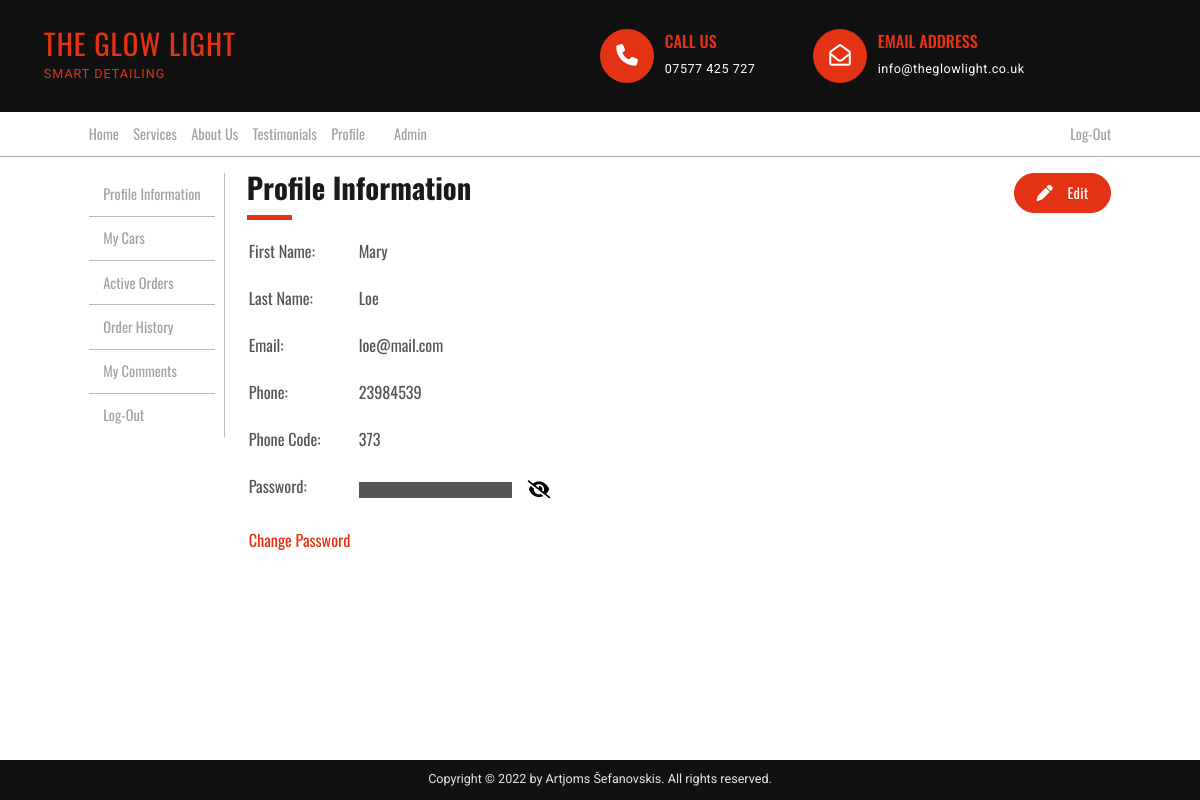
Screenshot of /profile.php (signed in) with the database file from the repository.
### tables this page shows
CREATE TABLE `users` (
  `user_id` int(11) NOT NULL,
  `user_first` varchar(255) NOT NULL,
  `user_last` varchar(255) NOT NULL,
  `user_email` varchar(255) NOT NULL,
  `user_phone` int(9) NOT NULL,
  `user_phone_code` int(5) NOT NULL,
  `user_role` varchar(255) NOT NULL DEFAULT 'user',
  `user_password` varchar(255) NOT NULL
);

### inc/view_user_data.php (the view, shortened to what this page needs)
<?php
  if(isset($_SESSION['user_id'])){
    $user_id = $_SESSION['user_id'];
    $query = "select*from users where user_id = $user_id";
    $select_user = mysqli_query($conn,$query);
    while($row = mysqli_fetch_assoc($select_user)){
      $first_name = $row['user_first'];
      $last_name = $row['user_last'];
      $email = $row['user_email'];
      $phone = $row['user_phone'];
      $phone_code = $row['user_phone_code'];
      $password = $row['user_password'];
    }
  ?>
  <div class="second-header-box">
    <div>
      <h2 class="second-heading">Profile Information</h2>
      <span class="second-header-line"></span>
    </div>
    <a href="profile.php?source=edit_user" class="btn--cta user-edit-btn" >
      <i class="fas fa-pen"></i>
      <span>Edit</span>
    </a>
  </div>
  <table class="user-data-box">
    <tr>
      <td class="user-data-label">First Name: </td>
      <td><?php echo $first_name; ?></td>
    </tr>
    <tr>
      <td class="user-data-label">Last Name: </td>
      <td><?php echo $last_name; ?></td>
    </tr>
    <tr>
      <td class="user-data-label">Email: </td>
      <td><?php echo $email; ?></td>
    </tr>
    <tr>
      <td class="user-data-label">Phone: </td>
      <td><?php echo $phone; ?></td>
    </tr>
    <tr>
      <td class="user-data-label">Phone Code: </td>
      <td><?php echo $phone_code; ?></td>
    </tr>
    <tr>
      <td class="user-data-label">Password: </td>
      <td class="password-row">
        <span class="covered-password-box"><span class="password-output hidden"><?php echo $password; ?></span></span>
        <button class="btn--password-vision">
          <i class="fas fa-eye-slash password-hidden"></i>
        </button>
      </td>
    </tr>
    <tr>
      <td><a href="profile.php?source=change_password" class="change-password-link">Change Password</a></td>
    </tr>
  </table>
  <?php
  }
?>

### css/general.css (style rules this page uses)
* { padding: 0; margin: 0; box-sizing: border-box; }
html { font-size: 62.5%; height: 100%; overflow-x: hidden; }
body { font-family: "Oswald", sans-serif; line-height: 1; font-weight: 400; color: #555; position: relative; min-height: 100vh; overflow-x: hidden; }
.second-header-box { display: flex; justify-content: space-between; margin-bottom: 3.2rem; position: relative; }
.second-heading { font-size: 3.2rem; color: #1a1a1a; }
.second-header-line { display: inline-block; border-top: 5px solid #e43314; width: 5rem; position: absolute; left: 0; bottom: -0.8rem; }
.btn--cta, .btn--cta:link, .btn--cta:visited { font-family: "Oswald"; font-weight: 400; letter-spacing: 0.3px; display: inline-block; color: #fff; background-color: #e43314; font-size: 1.6rem; text-decoration: none; padding: 1.2rem 2.4rem; border-radius: 100px; text-align: center; border: #e43314 solid 1px; height: fit-content; min-width: fit-content; }
.btn--cta i { padding-right: 1.2rem; font-size: 1.8rem; }
@media (max-width: 75em) { html { font-size: 56.25%; } }

### css/profile.css (style rules this page uses)
.user-data-box { font-size: 1.8rem; width: 100%; }
.user-data-box tr td { padding-bottom: 3.2rem; }
.user-data-label { width: 12rem; vertical-align: top; }
.password-row { display: flex; align-items: center; gap: 1.8rem; }
.covered-password-box { display: inline-block; background-color: #555; color: #fff; height: 1.8rem; width: 17rem; }
.btn--password-vision { border: none; background: none; font-size: 2rem; padding-top: 0.2rem; }
.change-password-link:link, .change-password-link:visited { color: #e43314; text-decoration: none; }

### rows the page displays
users: user_first "Mary", user_last "Loe", user_email "loe@mail.com", user_phone "23984539", user_phone_code "373"
